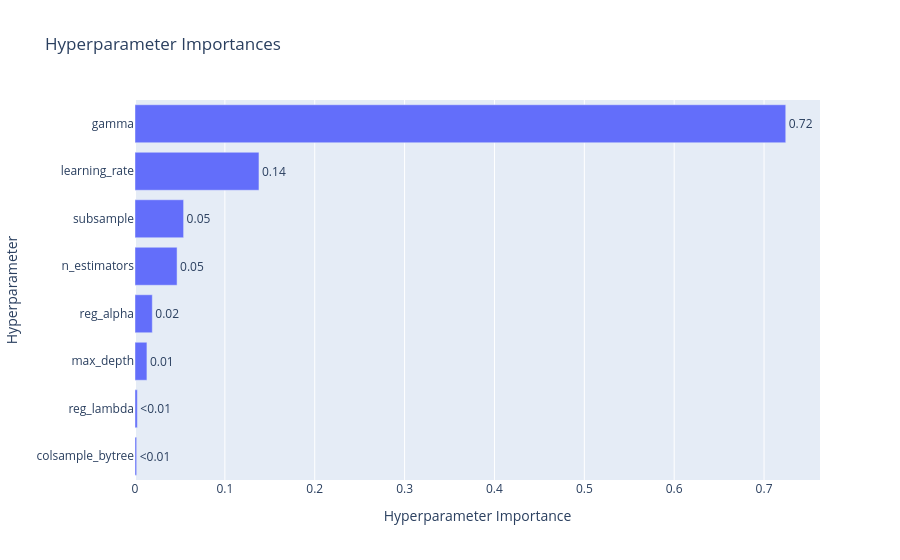

The cell this chart's notebook holds for it:
### Markdown cell above
Es la concentración de selecciones que hizo optuna, en gamma es evidente que si seleccionamos un valor cercano a 5 tenemos mayor precisión, mientras que por ejemplo, en learning rate la tendencia indica que valores más bajor dan mejores resultados, asi como valores bajos de n_estimators.

### Code cell
fig3 = plot_param_importances(studyc)
fig3.show()

### Figure 1 — Plotly figure (JSON) as saved in the notebook; plotly's stock layout.template omitted (floating-point values rounded to 4 significant figures)
{"data": [{"cliponaxis": false, "hovertemplate": ["colsample_bytree (FloatDistribution): 0.0018507080154559195<extra></extra>", "reg_lambda (FloatDistribution): 0.0026009297876109024<extra></extra>", "max_depth (IntDistribution): 0.013275827130721372<extra></extra>", "reg_alpha (FloatDistribution): 0.019271089352920226<extra></extra>", "n_estimators (IntDistribution): 0.046817485899081086<extra></extra>", "subsample (FloatDistribution): 0.05409334261192355<extra></extra>", "learning_rate (FloatDistribution): 0.13795495183504067<extra></extra>", "gamma (FloatDistribution): 0.7241356653672464<extra></extra>"], "name": "Objective Value", "orientation": "h", "text": ["<0.01", "<0.01", "0.01", "0.02", "0.05", "0.05", "0.14", "0.72"], "textposition": "outside", "type": "bar", "x": [0.001851, 0.002601, 0.01328, 0.01927, 0.04682, 0.05409, 0.138, 0.7241], "y": ["colsample_bytree", "reg_lambda", "max_depth", "reg_alpha", "n_estimators", "subsample", "learning_rate", "gamma"]}], "layout": {"title": {"text": "Hyperparameter Importances"}, "xaxis": {"title": {"text": "Hyperparameter Importance"}}, "yaxis": {"title": {"text": "Hyperparameter"}}}}
